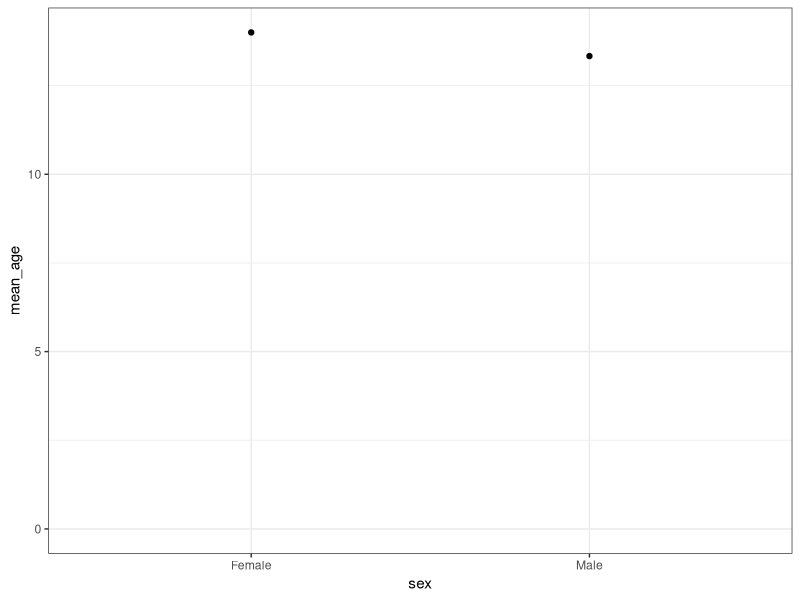

The R source for this figure:
## ---- chunk 1
knitr::opts_chunk$set(echo = TRUE)
## ---- chunk 2
df <- data.frame(
  name = c("John", "Mary", "Alice", "Peter", "Roger", "Phyllis"),
  age = c(13, 15, 14, 13, 14, 13),
  sex = c("Male", "Female", "Female", "Male", "Male", "Female")
)
head(df);
## ---- chunk 3
library(dplyr);
library(magrittr);
## ---- chunk 4
df %>% head(n=2);
## ---- chunk 5
df %>% head(n=2) %>% nrow;
## ---- chunk 6
df %>% select(name);
## ---- chunk 7
df %>% select(-sex);
## ---- chunk 8
df %>% filter(age == 13);
## ---- chunk 9
df %>% arrange(age);
## ---- chunk 10
df %>% mutate(birth = 2017 - age);
## ---- chunk 11
df %>% summarize(mean_age = mean(age));
## ---- chunk 12
df %>% group_by(sex) %>% summarize(mean_age = mean(age));
## ---- chunk 13
df %>% group_by(age, sex) %>% summarize(N=n());
## ---- chunk 14
library(ggplot2);
df %>%
   group_by(sex) %>%
   summarize(mean_age = mean(age)) %>%
   ggplot(aes(x=sex, y=mean_age)) +
          geom_point() + ylim(0,NA) + theme_bw();
